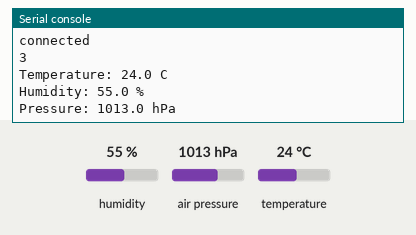
Simulated run of this program. Board: Raspberry Pi Pico running MicroPython. On the bench: the last lines printed to the serial console. Inputs (shaded band) come from the test bench; at power-on: humidity 55 %, air pressure 1013 hPa, temperature 24 °C. WiFi joins after 1.5 s; no MQTT or app messages arrive unless stated; values from a settings file that is not in the repository are placeholders.

Above: at 3.2 s.
3.3 s: humidity set to 22 %
At 4.2 s:
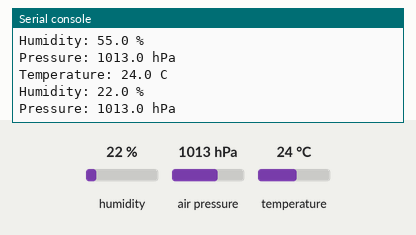
4.8 s: air pressure set to 952 hPa
At 6.1 s:
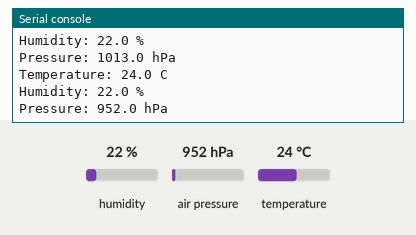
6.3 s: temperature set to 12 °C
At 6.9 s:
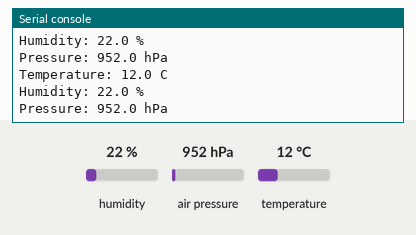

The program:

pico_bme280_blynk.py
```python
# Connects the Raspberry Pi Pico W to Wi‑Fi, initializes the Blynk client, reads the BME280 sensor over I2C, and prints the temperature to the console in a loop.
#
# Full tutorial: https://shillehtek.com/blogs/news/raspberry-pi-pico-w-bme280-send-data-to-blynk
# Parts used: https://shillehtek.com/products/bme280-pre-soldered-atmospheric-temperature-pressure-and-humidity-sensor
#             https://shillehtek.com/products/raspberry-pi-pico-2w-presoldered-headers
# More examples: https://github.com/shillehbean/shillehtek-examples
#

from machine import Pin, I2C
import network
import time

from blynklib import Blynk
import bme280

import constants


i2c = I2C(0, sda=Pin(0), scl=Pin(1), freq=400000)
BLYNK = Blynk(constants.BLYNK_AUTH_TOKEN)


def connect_to_internet(ssid, password):
    # Pass in string arguments for ssid and password

    # Just making our internet connection
    wlan = network.WLAN(network.STA_IF)
    wlan.active(True)
    wlan.connect(ssid, password)

    # Wait for connect or fail
    max_wait = 10
    while max_wait > 0:
        if wlan.status() < 0 or wlan.status() >= 3:
            break
        max_wait -= 1
        print('waiting for connection...')
        time.sleep(1)

    # Handle connection error
    if wlan.status() != 3:
        print(wlan.status())
        raise RuntimeError('network connection failed')
    else:
        print('connected')
        print(wlan.status())
        status = wlan.ifconfig()


connect_to_internet(constants.INTERNET_NAME, constants.INTERNET_PASSWORD)


while True:
    bme = bme280.BME280(i2c=i2c)
    temperature, pressure, humidity = bme.read_compensated_data()

    # Print sensor data to console
    print('Temperature: {:.1f} C'.format(temperature/100))
    print('Humidity: {:.1f} %'.format(humidity/1024))
    print('Pressure: {:.1f} hPa'.format(pressure/25600))

    BLYNK.virtual_write(7, temperature/100)
    BLYNK.virtual_write(8, humidity/1024)
    BLYNK.virtual_write(9, pressure/25600)

    BLYNK.run()
    time.sleep(1)
```

Measured:
- after the input at 3.3 s, the serial console: prints a new line at once (image 1)
- after the input at 4.8 s, the serial console: prints a new line after 0.58 s (image 2)
- after the input at 6.3 s, the serial console: prints a new line after 0.10 s (image 3)
